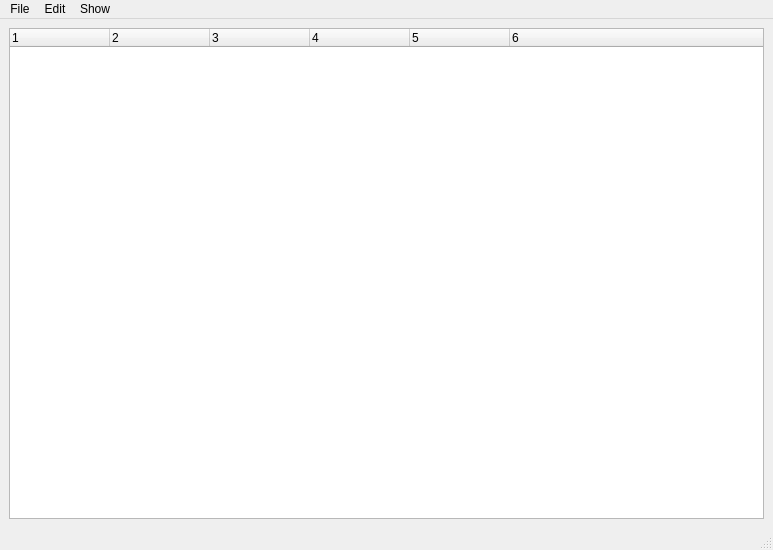
<?xml version="1.0" encoding="UTF-8"?>
<ui version="4.0">
 <class>MainWindow</class>
 <widget class="QMainWindow" name="MainWindow">
  <property name="geometry">
   <rect>
    <x>0</x>
    <y>0</y>
    <width>773</width>
    <height>550</height>
   </rect>
  </property>
  <property name="sizePolicy">
   <sizepolicy hsizetype="Expanding" vsizetype="Expanding">
    <horstretch>1</horstretch>
    <verstretch>1</verstretch>
   </sizepolicy>
  </property>
  <property name="sizeIncrement">
   <size>
    <width>1</width>
    <height>1</height>
   </size>
  </property>
  <property name="windowTitle">
   <string>xtodo</string>
  </property>
  <property name="windowIcon">
   <iconset resource="../resources/resources.qrc">
    <normaloff>:/xtodo.png</normaloff>:/xtodo.png</iconset>
  </property>
  <widget class="QWidget" name="centralwidget">
   <property name="sizePolicy">
    <sizepolicy hsizetype="Expanding" vsizetype="Expanding">
     <horstretch>1</horstretch>
     <verstretch>0</verstretch>
    </sizepolicy>
   </property>
   <property name="sizeIncrement">
    <size>
     <width>1</width>
     <height>1</height>
    </size>
   </property>
   <layout class="QHBoxLayout" name="horizontalLayout">
    <item>
     <widget class="QTreeWidget" name="tasks">
      <property name="columnCount">
       <number>6</number>
      </property>
      <column>
       <property name="text">
        <string notr="true">1</string>
       </property>
      </column>
      <column>
       <property name="text">
        <string notr="true">2</string>
       </property>
      </column>
      <column>
       <property name="text">
        <string notr="true">3</string>
       </property>
      </column>
      <column>
       <property name="text">
        <string notr="true">4</string>
       </property>
      </column>
      <column>
       <property name="text">
        <string notr="true">5</string>
       </property>
      </column>
      <column>
       <property name="text">
        <string notr="true">6</string>
       </property>
      </column>
     </widget>
    </item>
   </layout>
  </widget>
  <widget class="QMenuBar" name="menubar">
   <property name="geometry">
    <rect>
     <x>0</x>
     <y>0</y>
     <width>773</width>
     <height>23</height>
    </rect>
   </property>
   <widget class="QMenu" name="menuFile">
    <property name="title">
     <string>File</string>
    </property>
    <addaction name="actionSave"/>
    <addaction name="actionOpen"/>
    <addaction name="actionImport"/>
    <addaction name="actionReload"/>
    <addaction name="actionQuit"/>
    <addaction name="actionConfig"/>
   </widget>
   <widget class="QMenu" name="menuShow">
    <property name="title">
     <string>Show</string>
    </property>
    <addaction name="separator"/>
    <addaction name="actionShow_deleted"/>
    <addaction name="actionShow_done"/>
    <addaction name="actionFind"/>
   </widget>
   <widget class="QMenu" name="menuEdit">
    <property name="title">
     <string>Edit</string>
    </property>
    <addaction name="actionAdd"/>
    <addaction name="actionDelete"/>
    <addaction name="actionDone"/>
    <addaction name="actionEdit"/>
    <addaction name="actionSort"/>
    <addaction name="actionUndo"/>
    <addaction name="actionRedo"/>
   </widget>
   <addaction name="menuFile"/>
   <addaction name="menuEdit"/>
   <addaction name="menuShow"/>
  </widget>
  <widget class="QStatusBar" name="statusbar"/>
  <action name="actionSave">
   <property name="text">
    <string>Save</string>
   </property>
   <property name="shortcut">
    <string>Ctrl+S</string>
   </property>
  </action>
  <action name="actionOpen">
   <property name="text">
    <string>Open</string>
   </property>
   <property name="shortcut">
    <string>Ctrl+O</string>
   </property>
  </action>
  <action name="actionUndo">
   <property name="text">
    <string>Undo</string>
   </property>
   <property name="shortcut">
    <string>Ctrl+Z</string>
   </property>
  </action>
  <action name="actionRedo">
   <property name="text">
    <string>Redo</string>
   </property>
   <property name="shortcut">
    <string>Ctrl+Shift+Z</string>
   </property>
  </action>
  <action name="actionQuit">
   <property name="text">
    <string>Quit</string>
   </property>
   <property name="shortcut">
    <string>Ctrl+Q</string>
   </property>
  </action>
  <action name="actionSort">
   <property name="text">
    <string>Sort</string>
   </property>
   <property name="shortcut">
    <string>S</string>
   </property>
  </action>
  <action name="actionImport">
   <property name="text">
    <string>Import</string>
   </property>
   <property name="shortcut">
    <string>I</string>
   </property>
  </action>
  <action name="actionEdit">
   <property name="text">
    <string>Edit</string>
   </property>
   <property name="shortcut">
    <string>E</string>
   </property>
  </action>
  <action name="actionDone">
   <property name="text">
    <string>Done</string>
   </property>
   <property name="shortcut">
    <string>D</string>
   </property>
  </action>
  <action name="actionDelete">
   <property name="text">
    <string>Delete</string>
   </property>
   <property name="shortcut">
    <string>Ctrl+D</string>
   </property>
  </action>
  <action name="actionShow_deleted">
   <property name="checkable">
    <bool>true</bool>
   </property>
   <property name="text">
    <string>Show deleted</string>
   </property>
   <property name="shortcut">
    <string>F11</string>
   </property>
  </action>
  <action name="actionShow_done">
   <property name="checkable">
    <bool>true</bool>
   </property>
   <property name="text">
    <string>Show completed</string>
   </property>
   <property name="shortcut">
    <string>F10</string>
   </property>
  </action>
  <action name="actionAdd">
   <property name="text">
    <string>Add</string>
   </property>
   <property name="shortcut">
    <string>A</string>
   </property>
  </action>
  <action name="actionFind">
   <property name="text">
    <string>Find</string>
   </property>
   <property name="shortcut">
    <string>Ctrl+F</string>
   </property>
  </action>
  <action name="actionReload">
   <property name="text">
    <string>Reload</string>
   </property>
   <property name="shortcut">
    <string>F5</string>
   </property>
  </action>
  <action name="actionConfig">
   <property name="text">
    <string>Save configuration</string>
   </property>
   <property name="shortcut">
    <string>Ctrl+Shift+S</string>
   </property>
  </action>
 </widget>
 <resources>
  <include location="../resources/resources.qrc"/>
 </resources>
 <connections/>
</ui>
